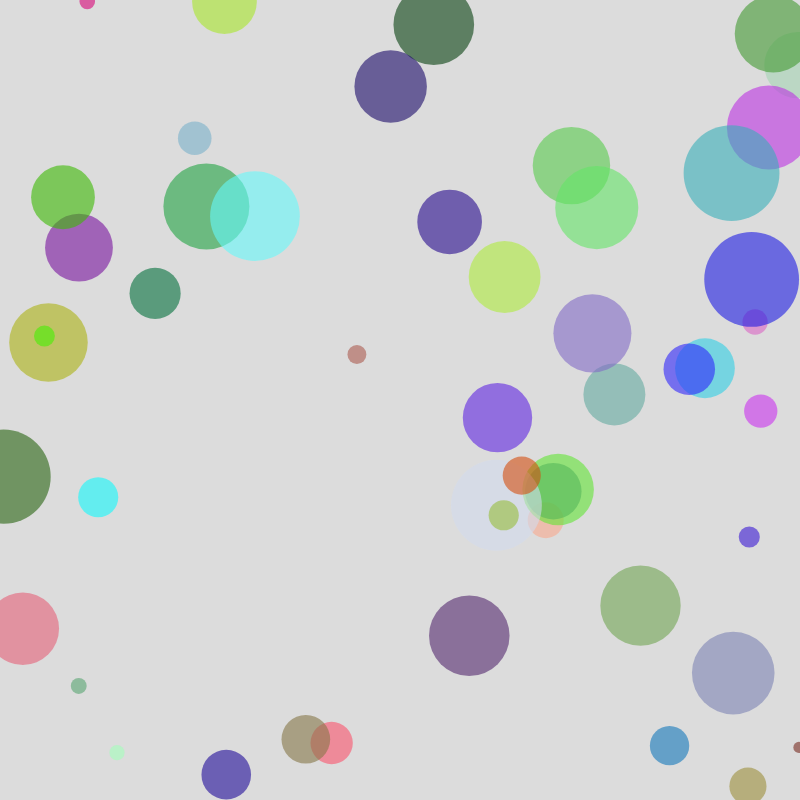
Frame 1 (no input)
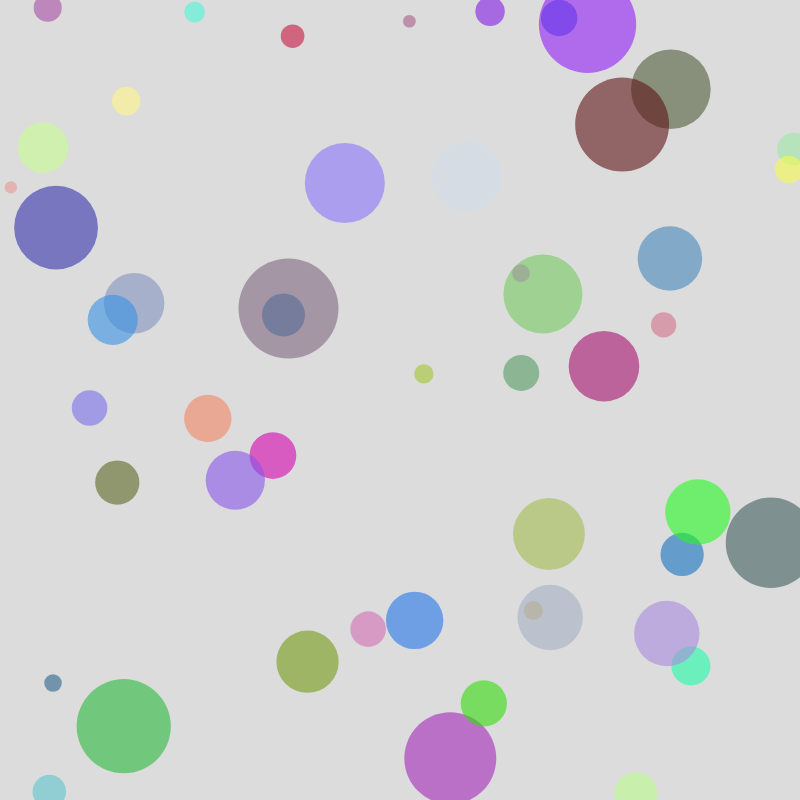
Frame 60 (no input)
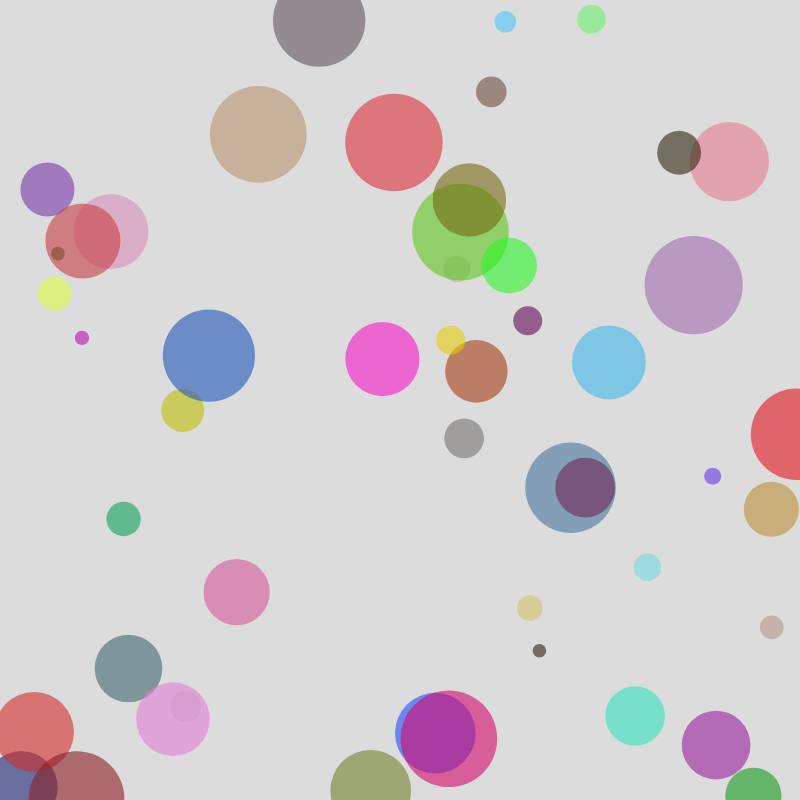
Frame 120 (the mouse pressed at the canvas centre since frame 60)

The p5.js sketch that drew these frames (run headless with seeded random() and noise() and a simulated clock; from frame 60 on, the mouse is pressed at the canvas centre):

// p5.js sketch
// ── sketch.js
function setup() {
  createCanvas(800, 800); // Create a canvas of 800x800 pixels
  noStroke(); // No outline for the shapes
}

function draw() {
  background(220); // Light grey background

  // Number of circles to draw
  let numCircles = 50; 

  // Loop to draw each circle
  for (let i = 0; i < numCircles; i++) {
    let x = random(width); // Random x position within canvas width
    let y = random(height); // Random y position within canvas height
    let size = random(10, 100); // Random size for each circle between 10 and 100
    let r = random(255); // Random red value
    let g = random(255); // Random green value
    let b = random(255); // Random blue value
    fill(r, g, b, 150); // Set fill color with random RGB and alpha for transparency

    ellipse(x, y, size, size); // Draw the circle
  }
}
